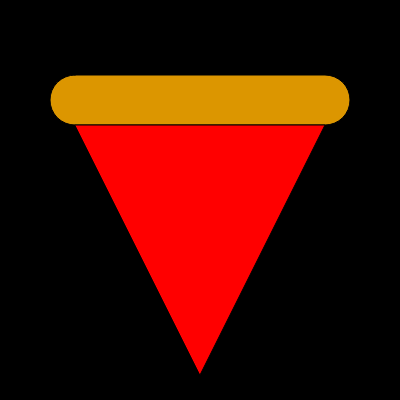
Frame 1 (no input)
Frame 60 (no input): identical to frame 1, image omitted
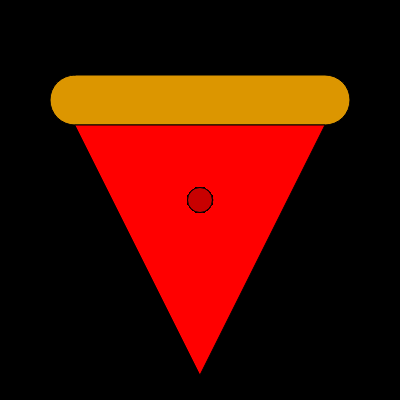
Frame 120 (the mouse pressed at the canvas centre since frame 60)

The p5.js sketch that drew these frames (run headless with seeded random() and noise() and a simulated clock; from frame 60 on, the mouse is pressed at the canvas centre):

// p5.js sketch
// ── sketch.js
function setup() {
  createCanvas(400, 400);
  background(0);
  push();
fill(220, 150, 0);
rect(50, 75, 300, 50, 250, 50, 300, 40);
pop();
push();
fill(255, 0, 0);
triangle(75, 125, 325, 125, 200, 375);
pop();
}



function draw() {
//push(); //This for-loop function kept crashing my computer. 
//noStroke();
//strokeWeight(2);
//for (var x = 0; x > 75, x < 300; x += 20){
  //for (var y = 125; y >= 125; y += 0) {
  //fill(255);
  //ellipse(x, y, 25, 25);
//pop();



if (mouseIsPressed){
push();
fill(200,0,0);
ellipse(mouseX, mouseY, 25, 25)
pop();
}else{
}

if (keyIsPressed){
background(0);
push();
fill(255,255,0)
triangle(75,125,325,125,200,375)
pop();
} else {
}

if (keyIsPressed){
push();
fill(220,150,0);
rect(50,75,300,50,250,50,300,40);
pop();
}else{
}
    

}
